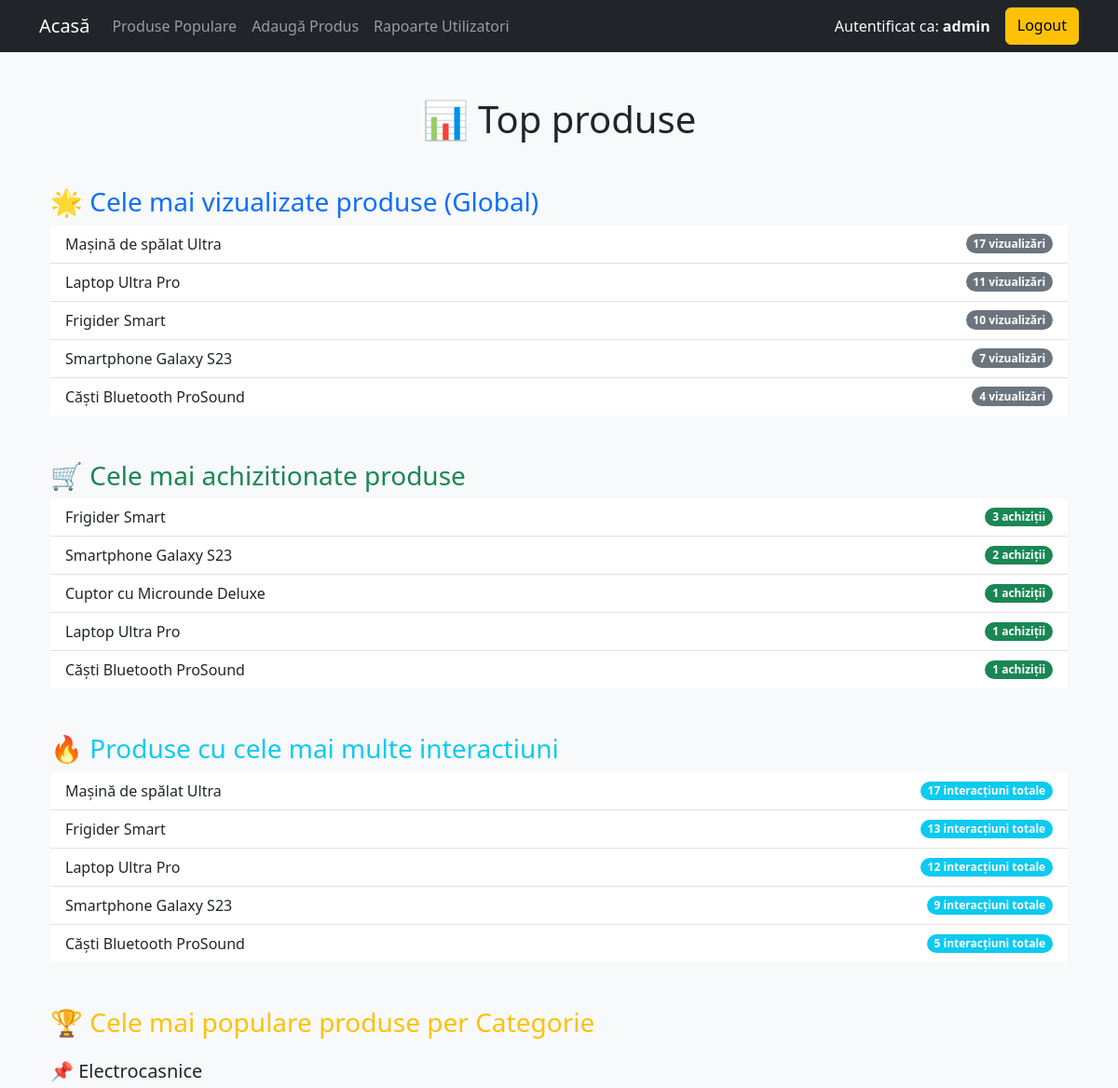
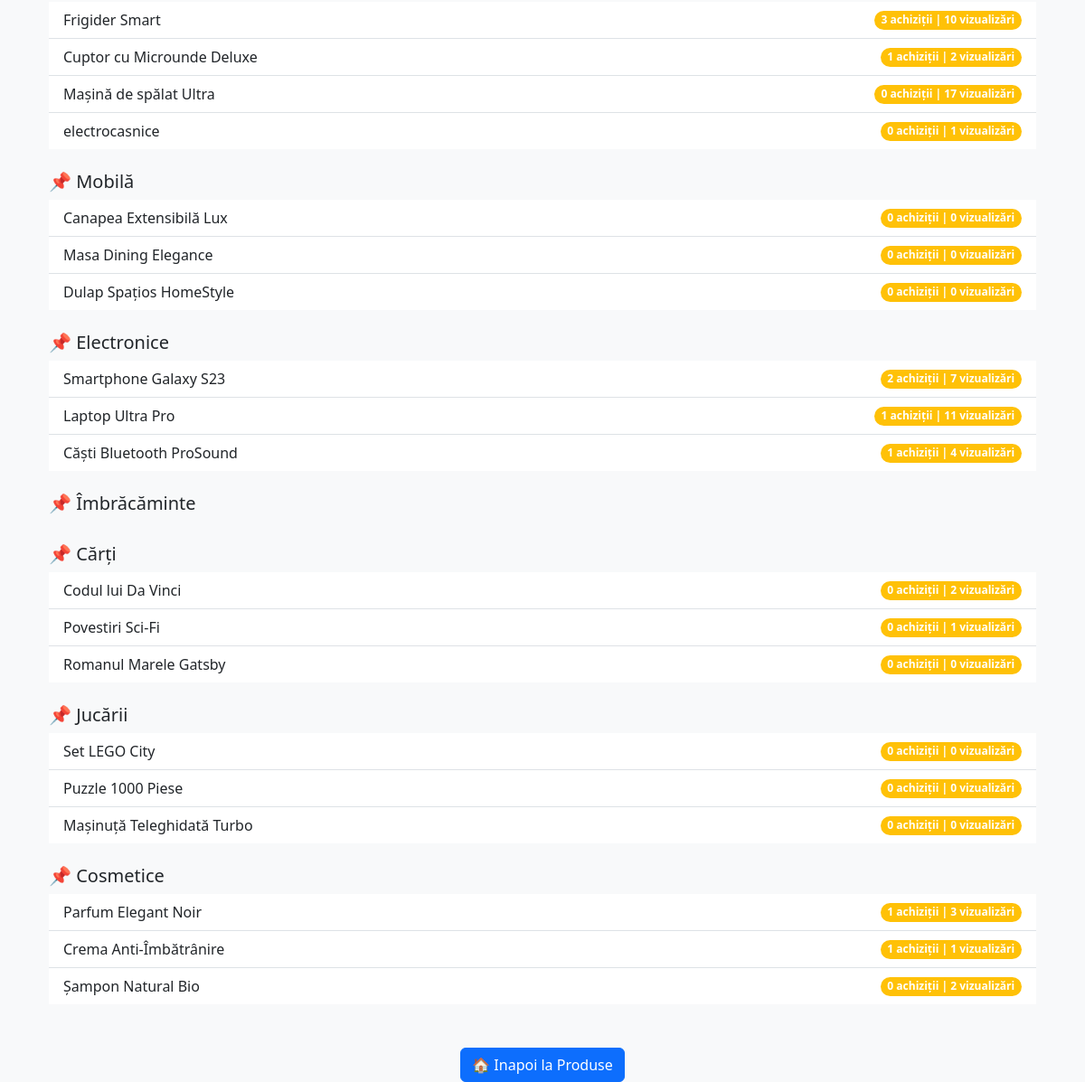
Screenshot of /popular_products (signed in) with the database file from the repository (2 pictures, top to bottom).
### models.py (models this page shows, shortened)
class Product(db.Model):
    id = db.Column(db.Integer, primary_key=True)
    name = db.Column(db.String(100))
    category = db.Column(db.String(50))
    price = db.Column(db.Float)
    description = db.Column(db.Text)
    views = db.Column(db.Integer, default=0)
    purchases = db.Column(db.Integer, default=0)

### app.py (the view)
@app.route("/popular_products")
@login_required
def popular_products():
    most_viewed = Product.query.order_by(Product.views.desc()).limit(5).all()
    most_purchased = Product.query.order_by(Product.purchases.desc()).limit(5).all()
    most_interacted = (
        db.session.query(Product, db.func.sum(Product.views + Product.purchases).label("total_interactions"))
        .group_by(Product.id)
        .order_by(db.func.sum(Product.views + Product.purchases).desc())
        .limit(5)
        .all()
    )
    popular_per_category = {}
    for category in AVAILABLE_CATEGORIES:
        popular_per_category[category] = (
            Product.query.filter_by(category=category)
            .order_by(Product.purchases.desc(), Product.views.desc())
            .limit(5)
            .all()
        )
    return render_template(
        "popular_products.html",
        most_viewed=most_viewed,
        most_purchased=most_purchased,
        most_interacted=most_interacted,
        popular_per_category=popular_per_category
    )

### app.py (called while the page is built)
def login_required(f):
    @wraps(f)
    def decorated_function(*args, **kwargs):
        if "user_id" not in session:
            flash("Trebuie sa fii autentificat pentru a accesa aceasta pagina.")
            return redirect(url_for("login"))
        return f(*args, **kwargs)
    return decorated_function

### templates/popular_products.html (shortened to what this page needs)
<!DOCTYPE html>
<html lang="ro">
<head>
    <link rel="stylesheet" href="https://cdn.jsdelivr.net/npm/bootstrap@5.3.0/dist/css/bootstrap.min.css">
</head>
<body class="bg-light">
{% extends 'base.html' %}
{% block content %}
<div class="container mt-5">
    <h1 class="text-center mb-5">📊 Top produse</h1>
    <h3 class="mt-5 text-primary">🌟 Cele mai vizualizate produse (Global)</h3>
    <ul class="list-group list-group-flush">
        {% for product in most_viewed %}
            <li class="list-group-item d-flex justify-content-between align-items-center">
                {{ product.name }}
                <span class="badge bg-secondary rounded-pill">{{ product.views }} vizualizări</span>
            </li>
        {% endfor %}
    </ul>
    <h3 class="mt-5 text-success">🛒 Cele mai achizitionate produse </h3>
    <ul class="list-group list-group-flush">
        {% for product in most_purchased %}
            <li class="list-group-item d-flex justify-content-between align-items-center">
                {{ product.name }}
                <span class="badge bg-success rounded-pill">{{ product.purchases }} achiziții</span>
            </li>
        {% endfor %}
    </ul>
    <h3 class="mt-5 text-info">🔥 Produse cu cele mai multe interactiuni</h3>
    <ul class="list-group list-group-flush">
        {% for product, total_interactions in most_interacted %}
            <li class="list-group-item d-flex justify-content-between align-items-center">
                {{ product.name }}
                <span class="badge bg-info rounded-pill">{{ total_interactions }} interacțiuni totale</span>
            </li>
        {% endfor %}
    </ul>
    <h3 class="mt-5 text-warning">🏆 Cele mai populare produse per Categorie</h3>
    {% for category, products in popular_per_category.items() %}
        <h5 class="mt-4">📌 {{ category }}</h5>
        <ul class="list-group list-group-flush">
            {% for product in products %}
                <li class="list-group-item d-flex justify-content-between align-items-center">
                    {{ product.name }}
                    <span class="badge bg-warning rounded-pill">{{ product.purchases }} achiziții | {{ product.views }} vizualizări</span>
                </li>
            {% endfor %}
        </ul>
    {% endfor %}
    <div class="text-center mt-5">
        <a href="/" class="btn btn-primary">🏠 Inapoi la Produse</a>
    </div>
</div>
{% endblock %}

### rows the page displays
Product: name "Mașină de spălat Ultra", views "17", purchases "0"
Product: name "Laptop Ultra Pro", views "11", purchases "1", total_interactions "12"
Product: name "Frigider Smart", views "10", purchases "3", total_interactions "13"
Product: name "Smartphone Galaxy S23", views "7", purchases "2", total_interactions "9"
Product: name "Căști Bluetooth ProSound", views "4", purchases "1", total_interactions "5"
Product: name "Cuptor cu Microunde Deluxe", purchases "1", views "2"
Product: name "electrocasnice", purchases "0", views "1"
Product: name "Canapea Extensibilă Lux", purchases "0", views "0"
Product: name "Masa Dining Elegance", purchases "0", views "0"
Product: name "Dulap Spațios HomeStyle", purchases "0", views "0"
Product: name "Codul lui Da Vinci", purchases "0", views "2"
Product: name "Povestiri Sci-Fi", purchases "0", views "1"
Product: name "Romanul Marele Gatsby", purchases "0", views "0"
Product: name "Set LEGO City", purchases "0", views "0"
Product: name "Puzzle 1000 Piese", purchases "0", views "0"
Product: name "Mașinuță Teleghidată Turbo", purchases "0", views "0"
Product: name "Parfum Elegant Noir", purchases "1", views "3"
Product: name "Crema Anti-Îmbătrânire", purchases "1", views "1"
Product: name "Șampon Natural Bio", purchases "0", views "2"

### other values shown
{{ session['role'] }} "admin"
{{ category }} "Electrocasnice" "Mobilă" "Electronice" "Îmbrăcăminte" "Cărți" "Jucării" "Cosmetice"
